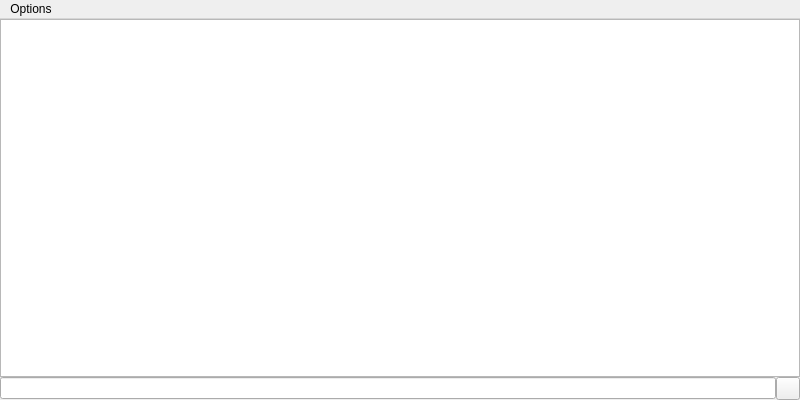
<?xml version="1.0" encoding="UTF-8"?>
<ui version="4.0">
 <class>VideosWindow</class>
 <widget class="QMainWindow" name="VideosWindow">
  <property name="geometry">
   <rect>
    <x>0</x>
    <y>0</y>
    <width>800</width>
    <height>400</height>
   </rect>
  </property>
  <property name="windowTitle">
   <string>Videos</string>
  </property>
  <widget class="QWidget" name="centralWidget">
   <widget class="NowPlayingIndicator" name="indicator" native="true">
    <property name="geometry">
     <rect>
      <x>680</x>
      <y>320</y>
      <width>120</width>
      <height>80</height>
     </rect>
    </property>
   </widget>
   <layout class="QVBoxLayout" name="centralLayout">
    <property name="spacing">
     <number>0</number>
    </property>
    <property name="margin">
     <number>0</number>
    </property>
    <item>
     <widget class="FastListView" name="videoList">
      <property name="contextMenuPolicy">
       <enum>Qt::CustomContextMenu</enum>
      </property>
      <property name="editTriggers">
       <set>QAbstractItemView::NoEditTriggers</set>
      </property>
      <property name="dragDropMode">
       <enum>QAbstractItemView::NoDragDrop</enum>
      </property>
      <property name="iconSize">
       <size>
        <width>64</width>
        <height>64</height>
       </size>
      </property>
      <property name="movement">
       <enum>QListView::Static</enum>
      </property>
      <property name="uniformItemSizes">
       <bool>true</bool>
      </property>
      <property name="selectionRectVisible">
       <bool>false</bool>
      </property>
     </widget>
    </item>
    <item>
     <widget class="QWidget" name="searchWidget" native="true">
      <property name="visible">
       <bool>false</bool>
      </property>
      <layout class="QHBoxLayout" name="searchLayout">
       <property name="spacing">
        <number>0</number>
       </property>
       <property name="margin">
        <number>0</number>
       </property>
       <item>
        <widget class="QLineEdit" name="searchEdit"/>
       </item>
       <item>
        <widget class="QToolButton" name="searchHideButton"/>
       </item>
      </layout>
     </widget>
    </item>
   </layout>
  </widget>
  <widget class="QMenuBar" name="menubar">
   <property name="geometry">
    <rect>
     <x>0</x>
     <y>0</y>
     <width>800</width>
     <height>25</height>
    </rect>
   </property>
   <widget class="KbMenu" name="windowMenu">
    <property name="title">
     <string>Options</string>
    </property>
   </widget>
   <addaction name="windowMenu"/>
  </widget>
 </widget>
 <customwidgets>
  <customwidget>
   <class>NowPlayingIndicator</class>
   <extends>QWidget</extends>
   <header>nowplayingindicator.h</header>
   <container>1</container>
  </customwidget>
  <customwidget>
   <class>FastListView</class>
   <extends>QListView</extends>
   <header>fastlistview.h</header>
   <container>1</container>
  </customwidget>
  <customwidget>
   <class>KbMenu</class>
   <extends>QMenu</extends>
   <header>kbmenu.h</header>
   <container>1</container>
  </customwidget>
 </customwidgets>
 <resources/>
 <connections/>
</ui>
